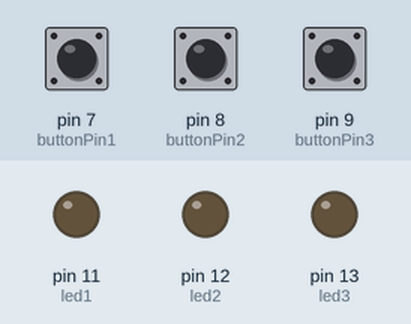
A sketch run on a simulated Arduino Uno, built with avr-gcc and run on an emulated ATmega328P. Shown: output pins drawn as LEDs (lit = HIGH). The inputs (shaded band) are chosen by the test bench; at power-on: pin 7 (buttonPin1) HIGH, pin 8 (buttonPin2) HIGH, pin 9 (buttonPin3) HIGH.

Above: at 1.2 s.
1.3 s: pin 7 (buttonPin1) pulled LOW for 0.15 s
At 1.37 s:
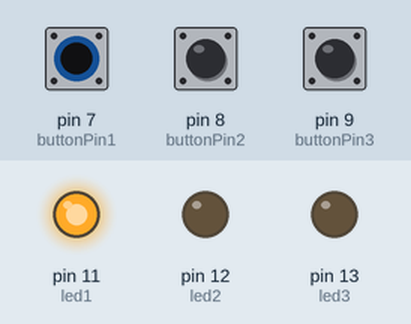
2.9 s: pin 8 (buttonPin2) pulled LOW for 0.15 s
At 2.97 s:
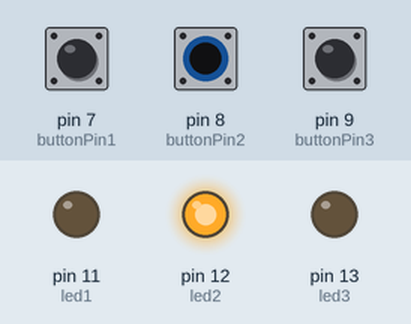
4.5 s: pin 9 (buttonPin3) pulled LOW for 0.15 s
At 4.57 s:
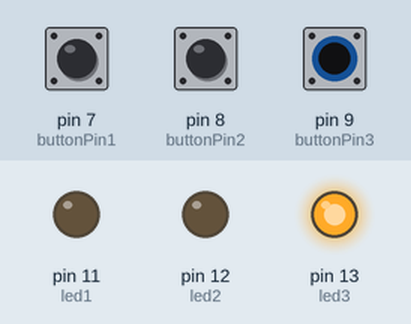
6.1 s: pin 9 (buttonPin3) pulled LOW for 3.2 s
At 10.5 s:
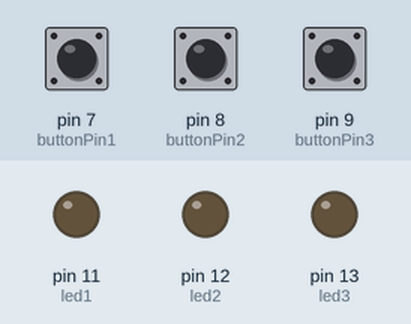
10.8 s: pin 7 (buttonPin1) pulled LOW for 3.2 s
At 11.7 s:
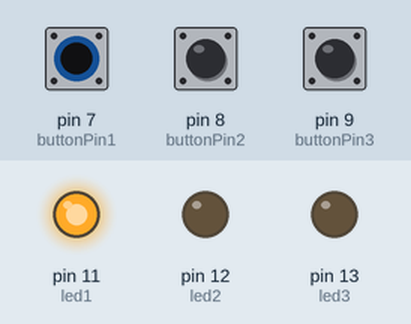
15.5 s: pin 7 (buttonPin1) driven LOW and pin 8 (buttonPin2) driven LOW
At 16.5 s:
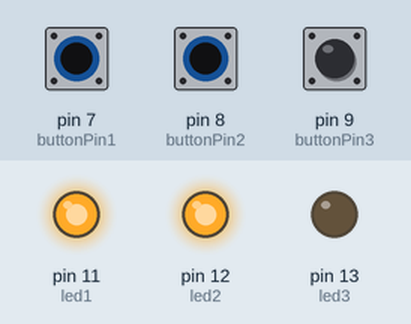
Timing chart, 0 to 18.0 s (numbered marks = the images above; inputs shaded):
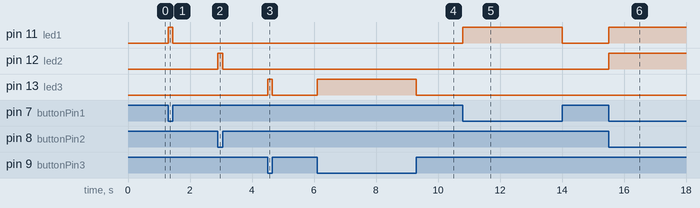

The sketch:

Q4.ino
```cpp
const int buttonPin1 = 7;
const int buttonPin2 = 8;
const int buttonPin3 = 9;
const int led1 = 11;
const int led2 = 12;
const int led3 = 13;
void setup() {

  pinMode(buttonPin1, INPUT_PULLUP);
    pinMode(buttonPin2, INPUT_PULLUP);

  pinMode(buttonPin3, INPUT_PULLUP);

  pinMode(led1, OUTPUT);
   pinMode(led2, OUTPUT);
    pinMode(led3, OUTPUT);
}

void loop() {

   int digitalVal1 = digitalRead(buttonPin1);
  int digitalVal2 = digitalRead(buttonPin2);
  int digitalVal3 = digitalRead(buttonPin3);
  if(HIGH == digitalVal1)
  {
    digitalWrite(led1,LOW);
  }
  else{
    digitalWrite(led1,HIGH);
  }
   if(HIGH == digitalVal2)
  {
    digitalWrite(led2,LOW);
  }
   else{
    digitalWrite(led2,HIGH);
  }
   if(HIGH == digitalVal3)
  {
    digitalWrite(led3,LOW);
  }
   else{
    digitalWrite(led3,HIGH);
  }

}
```

Measured:
- after the input at 1.3 s, pin 11 (led1): LOW → HIGH at once, → LOW 0.15 s later
- after the input at 2.9 s, pin 12 (led2): LOW → HIGH at once, → LOW 0.15 s later
- after the input at 4.5 s, pin 13 (led3): LOW → HIGH at once, → LOW 0.15 s later
- after the input at 6.1 s, pin 13 (led3): LOW → HIGH at once, → LOW 3.2 s later
- after the input at 10.8 s, pin 11 (led1): LOW → HIGH at once, → LOW 3.2 s later
- after the input at 15.5 s, pin 11 (led1), pin 12 (led2): LOW → HIGH at once
